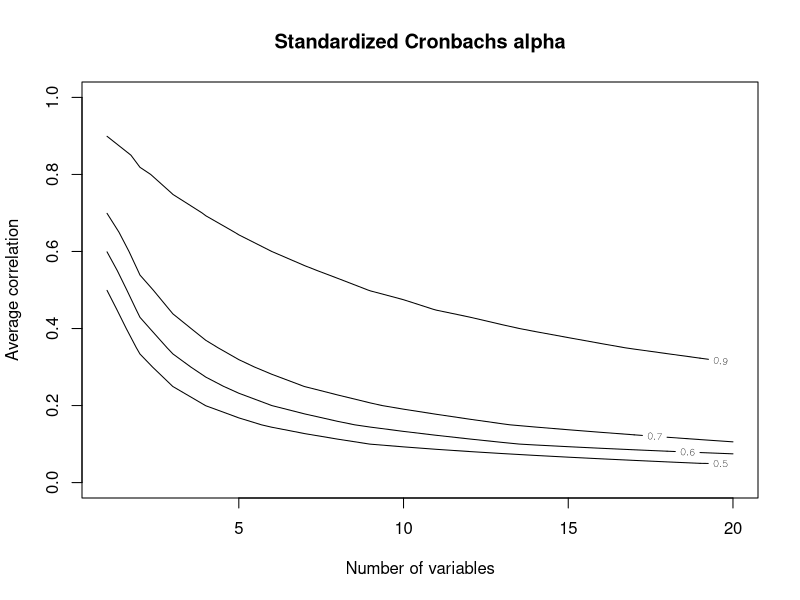

The R script that drew this image:
pj <- 1:20
rb <- (0:20)/20
alpha <- outer(pj, rb)/(1+outer(pj-1,rb))
pdf("cronbachalpha.pdf", width=10, height=4)
contour(pj, rb, alpha, levels=c(0.5, 0.6, 0.7, 0.9), main="Standardized Cronbachs alpha", ylab="Average correlation", xlab="Number of variables")
dev.off()
if (interactive()) browseURL(paste0(getwd(),"/cronbachalpha.pdf"))
